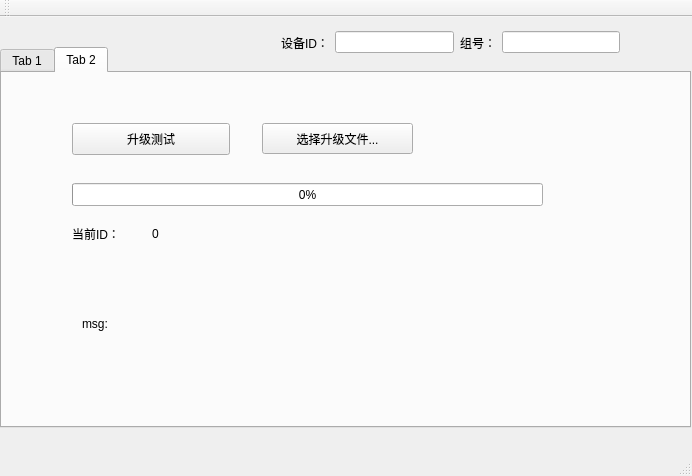
<?xml version="1.0" encoding="UTF-8"?>
<ui version="4.0">
 <class>MainWindow</class>
 <widget class="QMainWindow" name="MainWindow">
  <property name="geometry">
   <rect>
    <x>0</x>
    <y>0</y>
    <width>692</width>
    <height>476</height>
   </rect>
  </property>
  <property name="windowTitle">
   <string>Led单灯测试</string>
  </property>
  <widget class="QWidget" name="centralWidget">
   <widget class="QTabWidget" name="tabWidget">
    <property name="geometry">
     <rect>
      <x>0</x>
      <y>30</y>
      <width>691</width>
      <height>381</height>
     </rect>
    </property>
    <property name="currentIndex">
     <number>1</number>
    </property>
    <widget class="QWidget" name="tabSetting">
     <attribute name="title">
      <string>Tab 1</string>
     </attribute>
     <widget class="QWidget" name="verticalLayoutWidget">
      <property name="geometry">
       <rect>
        <x>10</x>
        <y>30</y>
        <width>151</width>
        <height>99</height>
       </rect>
      </property>
      <layout class="QVBoxLayout" name="verticalLayout">
       <item>
        <widget class="QLabel" name="label">
         <property name="text">
          <string>复位时间：</string>
         </property>
        </widget>
       </item>
       <item>
        <widget class="QLineEdit" name="lineEdit"/>
       </item>
       <item>
        <widget class="QPushButton" name="btnReset">
         <property name="text">
          <string>复位测试</string>
         </property>
        </widget>
       </item>
      </layout>
     </widget>
     <widget class="QPushButton" name="btnStart">
      <property name="geometry">
       <rect>
        <x>10</x>
        <y>260</y>
        <width>158</width>
        <height>32</height>
       </rect>
      </property>
      <property name="text">
       <string>启动</string>
      </property>
     </widget>
     <widget class="QWidget" name="verticalLayoutWidget_2">
      <property name="geometry">
       <rect>
        <x>10</x>
        <y>140</y>
        <width>151</width>
        <height>101</height>
       </rect>
      </property>
      <layout class="QVBoxLayout" name="verticalLayout_2">
       <item>
        <widget class="QLabel" name="label_2">
         <property name="text">
          <string>调光值：</string>
         </property>
        </widget>
       </item>
       <item>
        <widget class="QLineEdit" name="lineEdit_2"/>
       </item>
       <item>
        <widget class="QPushButton" name="btnAdjust">
         <property name="text">
          <string>调光</string>
         </property>
        </widget>
       </item>
      </layout>
     </widget>
    </widget>
    <widget class="QWidget" name="tabUpload">
     <attribute name="title">
      <string>Tab 2</string>
     </attribute>
     <widget class="QPushButton" name="btnUpload">
      <property name="geometry">
       <rect>
        <x>70</x>
        <y>50</y>
        <width>158</width>
        <height>32</height>
       </rect>
      </property>
      <property name="text">
       <string>升级测试</string>
      </property>
     </widget>
     <widget class="QProgressBar" name="prgUpload">
      <property name="geometry">
       <rect>
        <x>70</x>
        <y>110</y>
        <width>471</width>
        <height>23</height>
       </rect>
      </property>
      <property name="value">
       <number>0</number>
      </property>
     </widget>
     <widget class="QPushButton" name="btnFile">
      <property name="geometry">
       <rect>
        <x>260</x>
        <y>50</y>
        <width>151</width>
        <height>31</height>
       </rect>
      </property>
      <property name="text">
       <string>选择升级文件...</string>
      </property>
     </widget>
     <widget class="QLabel" name="label_5">
      <property name="geometry">
       <rect>
        <x>70</x>
        <y>150</y>
        <width>78</width>
        <height>21</height>
       </rect>
      </property>
      <property name="text">
       <string>当前ID：</string>
      </property>
     </widget>
     <widget class="QLabel" name="lblID">
      <property name="geometry">
       <rect>
        <x>150</x>
        <y>150</y>
        <width>78</width>
        <height>21</height>
       </rect>
      </property>
      <property name="text">
       <string>0</string>
      </property>
     </widget>
     <widget class="QLabel" name="lblMsg">
      <property name="geometry">
       <rect>
        <x>80</x>
        <y>240</y>
        <width>78</width>
        <height>21</height>
       </rect>
      </property>
      <property name="text">
       <string>msg:</string>
      </property>
     </widget>
    </widget>
   </widget>
   <widget class="QWidget" name="horizontalLayoutWidget">
    <property name="geometry">
     <rect>
      <x>270</x>
      <y>0</y>
      <width>361</width>
      <height>51</height>
     </rect>
    </property>
    <layout class="QHBoxLayout" name="horizontalLayout">
     <item>
      <widget class="QLabel" name="label_3">
       <property name="text">
        <string>设备ID：</string>
       </property>
      </widget>
     </item>
     <item>
      <widget class="QLineEdit" name="edtID"/>
     </item>
     <item>
      <widget class="QLabel" name="label_4">
       <property name="text">
        <string>组号：</string>
       </property>
      </widget>
     </item>
     <item>
      <widget class="QLineEdit" name="edtGroup"/>
     </item>
    </layout>
   </widget>
  </widget>
  <widget class="QMenuBar" name="menuBar">
   <property name="geometry">
    <rect>
     <x>0</x>
     <y>0</y>
     <width>692</width>
     <height>30</height>
    </rect>
   </property>
  </widget>
  <widget class="QToolBar" name="mainToolBar">
   <attribute name="toolBarArea">
    <enum>TopToolBarArea</enum>
   </attribute>
   <attribute name="toolBarBreak">
    <bool>false</bool>
   </attribute>
  </widget>
  <widget class="QStatusBar" name="statusBar"/>
 </widget>
 <layoutdefault spacing="6" margin="11"/>
 <resources/>
 <connections/>
</ui>
